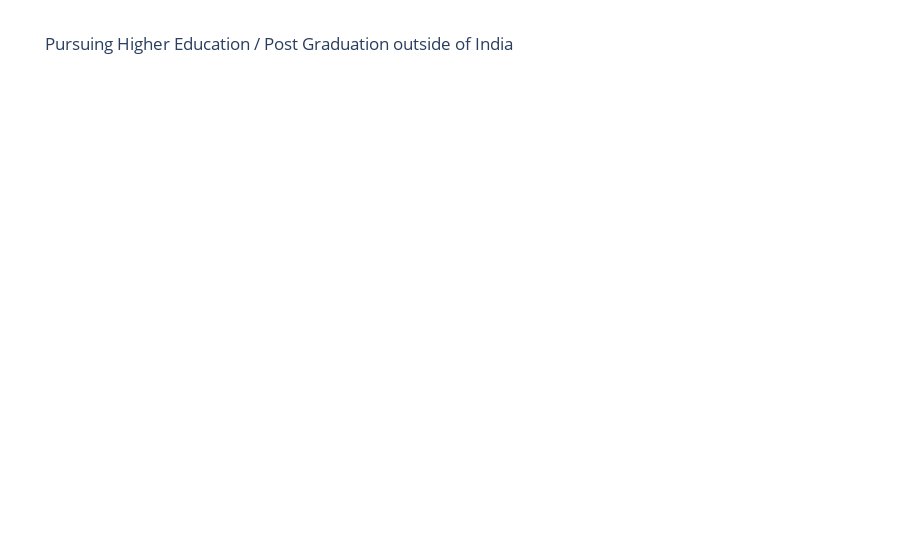

Notebook code for this chart:
### Code cell
pursue = data['Would you definitely pursue a Higher Education / Post Graduation outside of India ? If only you have to self sponsor it.'].value_counts()
label = pursue.index
counts = pursue.index
colors = ['orange','black']
fig = go.Figure(data=[go.Pie(labels = label, values = counts)])
fig.update_layout(title_text = 'Pursuing Higher Education / Post Graduation outside of India ')
fig.update_traces(hoverinfo = 'label+value', textinfo = 'percent', textfont_size = 30, marker = dict(colors = colors, line = dict(color='black',width=3)))

fig.show()

### Figure 1 — Plotly figure (JSON) as saved in the notebook; plotly's stock layout.template omitted (floating-point values rounded to 4 significant figures)
{"data": [{"hoverinfo": "label+value", "labels": ["Yes, I will earn and do that", "No I would not be pursuing Higher Education outside of India", "No, But if someone could bare the cost I will"], "marker": {"colors": ["orange", "black"], "line": {"color": "black", "width": 3}}, "textfont": {"size": 30}, "textinfo": "percent", "type": "pie", "values": ["Yes, I will earn and do that", "No I would not be pursuing Higher Education outside of India", "No, But if someone could bare the cost I will"]}], "layout": {"autosize": true, "title": {"text": "Pursuing Higher Education / Post Graduation outside of India "}}}
